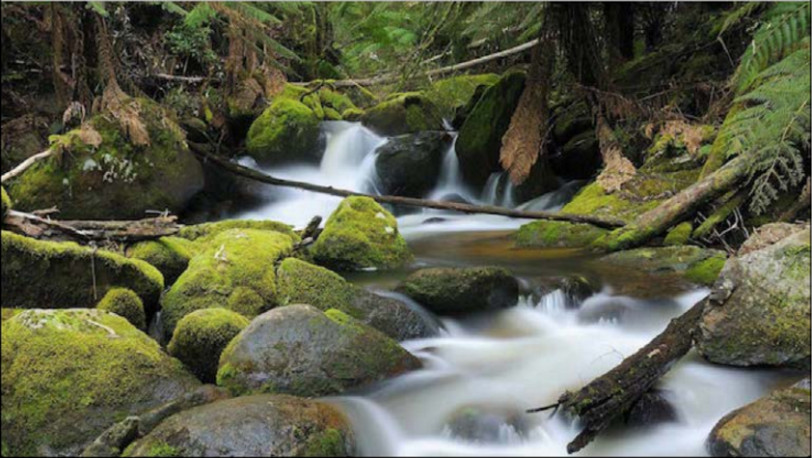
#> input picture Chapter02/images/input.jpg, 812 x 458 px
$ python 05Bordes.py   (older library calls are emulated)
#> lines starting #> are read from the running program, lines starting #| are printed output that depends on the picture; after the words box and inside, x2 and y2 are one past the last pixel; in counts of white or black regions, pixels touching at a corner belong together
import cv2
import numpy as np

img = cv2.imread('images/input.jpg', cv2.IMREAD_GRAYSCALE)
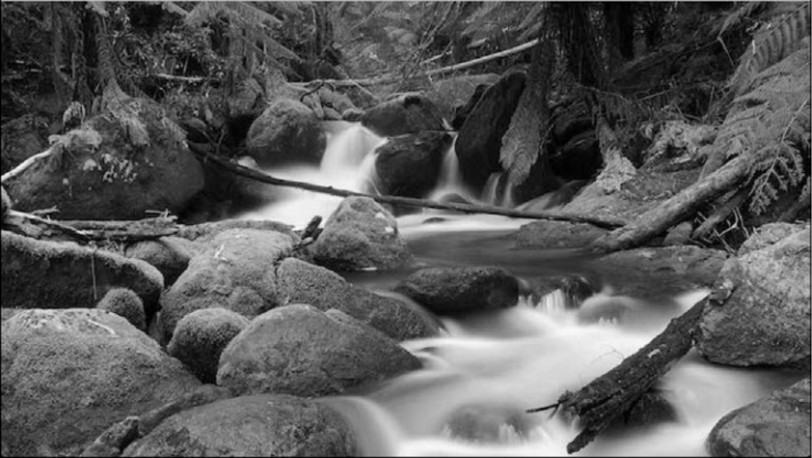
#> img: shape (458, 812); min 0, max 253, mean 90.3
cv2.imshow('bordes',img)
rows, cols = img.shape
#> rows = 458; cols = 812

# It is used depth of cv2.CV_64F.
sobel_horizontal = cv2.Sobel(img, cv2.CV_64F, 1, 0, ksize=5)

# Kernel size can be: 1,3,5 or 7.
sobel_vertical = cv2.Sobel(img, cv2.CV_64F, 0, 1, ksize=5)
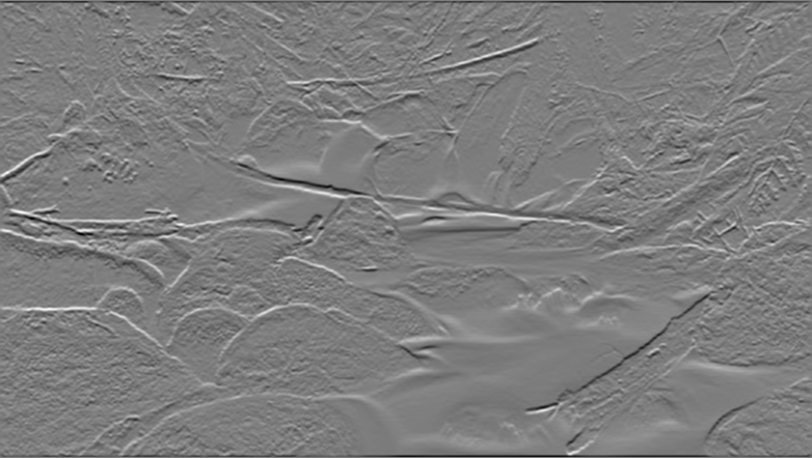
#> sobel_vertical: shape (458, 812) float64; min -8489, max 8718, mean -11.7; drawn with min black and max white

laplacian = cv2.Laplacian(img, cv2.CV_64F)
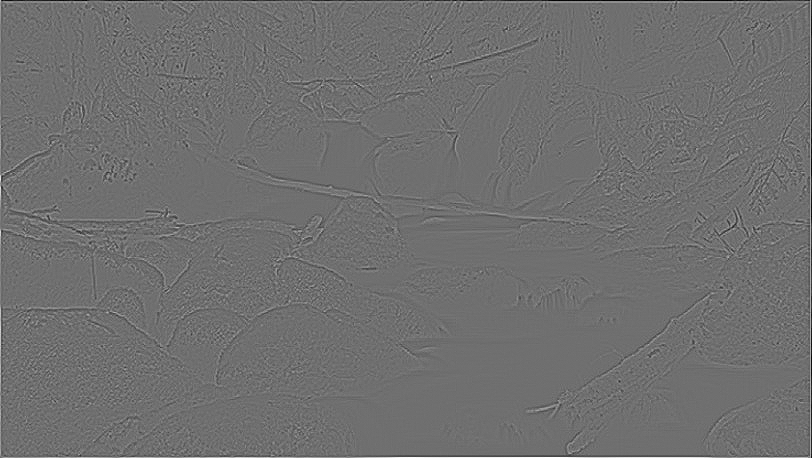
#> laplacian: shape (458, 812) float64; min -223, max 285, mean 0; drawn with min black and max white
canny = cv2.Canny(img, 50, 240)
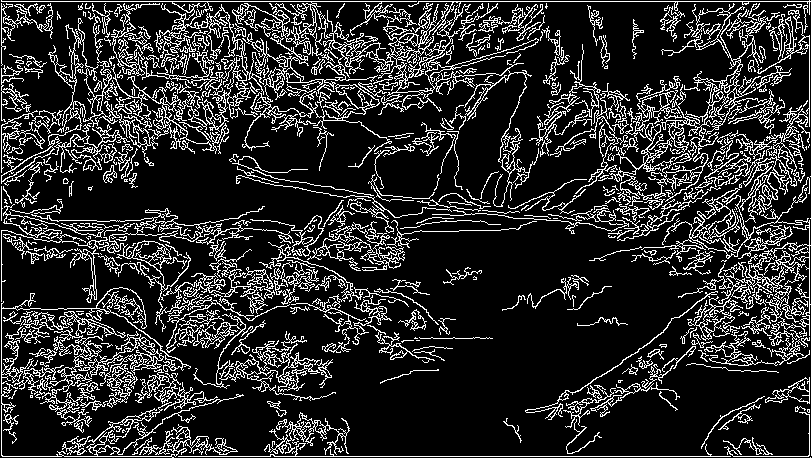
#> canny: shape (458, 812); 17.3% white in thin lines or dots

cv2.imshow('Original', img)
cv2.imshow('Sobel horizontal', sobel_horizontal)
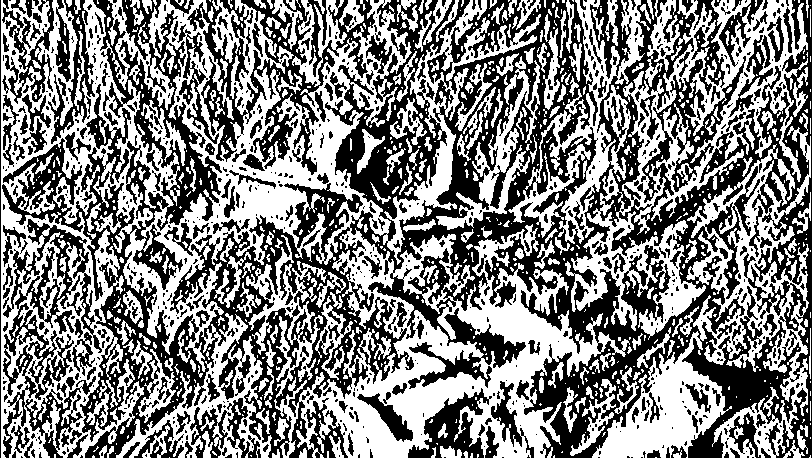
#> window 'Sobel horizontal': shape (458, 812); 50.8% white; 939 black regions (676 under 20 px), largest, box (x1, y1, x2, y2) and area: (2, 0, 812, 458) 129492, (187, 0, 375, 175) 9817, (3, 219, 102, 458) 7665
cv2.imshow('Sobel vertical', sobel_vertical)
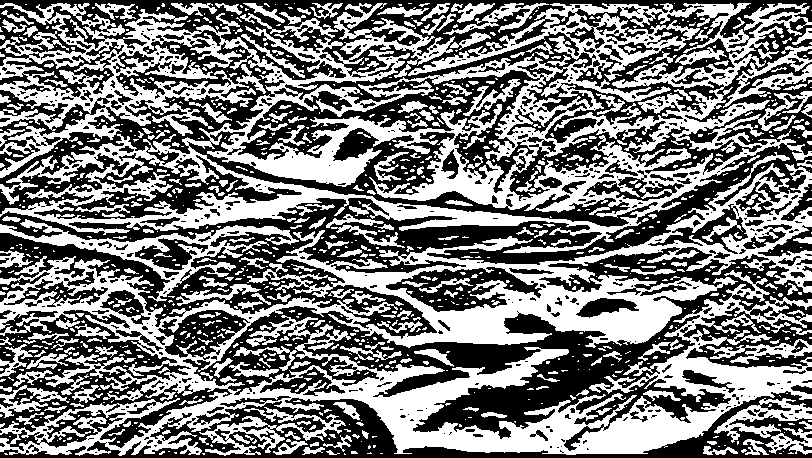
#> window 'Sobel vertical': shape (458, 812); 48.1% white; 1068 white regions (770 under 20 px), largest, box (x1, y1, x2, y2) and area: (0, 3, 812, 253) 71862, (0, 152, 812, 456) 67120, (0, 219, 299, 302) 4276

cv2.imshow('Laplacian', laplacian)
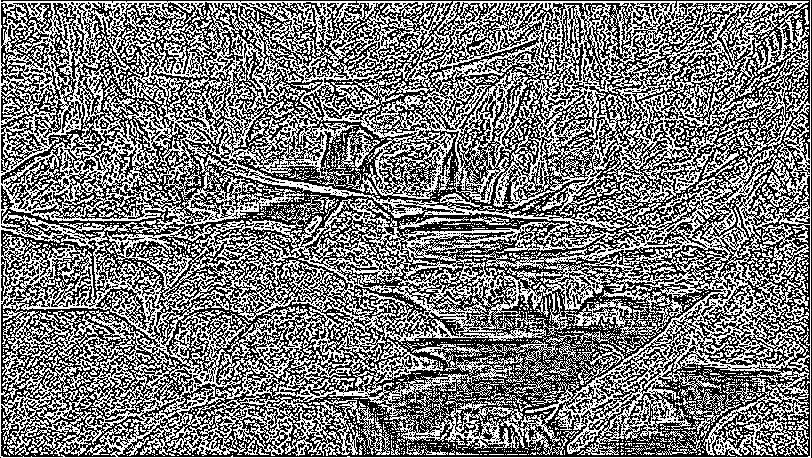
#> window 'Laplacian': shape (458, 812); 47.7% white in thin lines or dots
cv2.imshow('Canny', canny)

cv2.waitKey(0)

$ run again, with Chapter02/images/flores.jpg copied over Chapter02/images/input.jpg
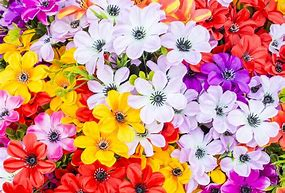
#> input picture Chapter02/images/flores.jpg, 285 x 193 px
#> `canny = cv2.Canny(img, 50, 240)`:
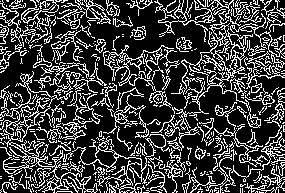
#> canny: shape (193, 285); 25.3% white in thin lines or dots
#> `cv2.imshow('Laplacian', laplacian)`:
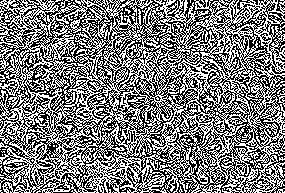
#> window 'Laplacian': shape (193, 285); 48.4% white in thin lines or dots

$ run again, with Chapter02/images/imageOscura.jpg copied over Chapter02/images/input.jpg
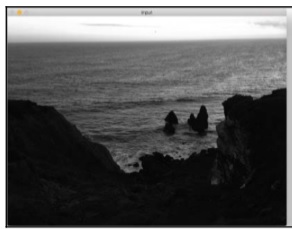
#> input picture Chapter02/images/imageOscura.jpg, 292 x 229 px
#> `canny = cv2.Canny(img, 50, 240)`:
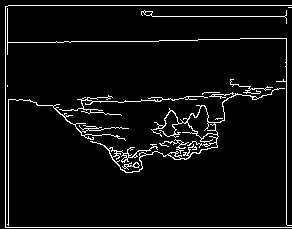
#> canny: shape (229, 292); 5.3% white in thin lines or dots
#> `cv2.imshow('Laplacian', laplacian)`:
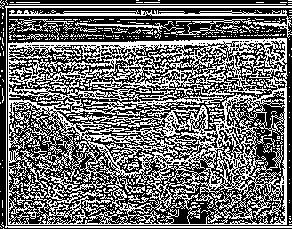
#> window 'Laplacian': shape (229, 292); 42.8% white in thin lines or dots

$ run again, with Chapter02/images/image_02_008.png saved as Chapter02/images/input.jpg
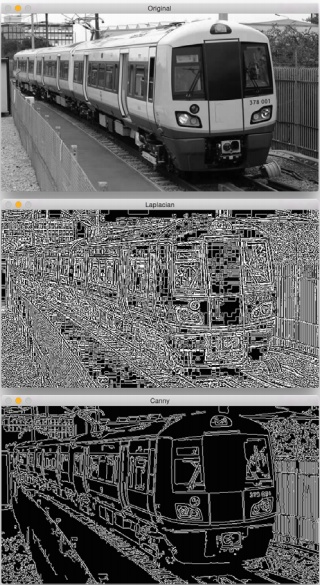
#> input picture Chapter02/images/image_02_008.png, 320 x 585 px
#> canny: shape (585, 320); 25.2% white in thin lines or dots
#> `cv2.imshow('Laplacian', laplacian)`:
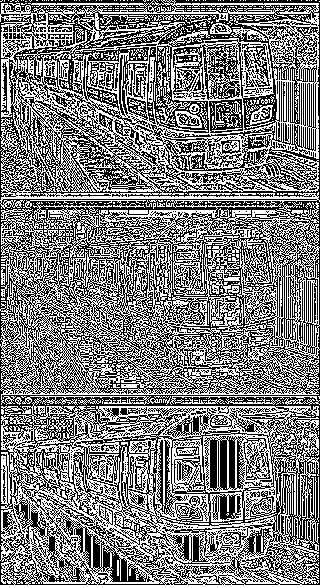
#> window 'Laplacian': shape (585, 320); 49.7% white in thin lines or dots
